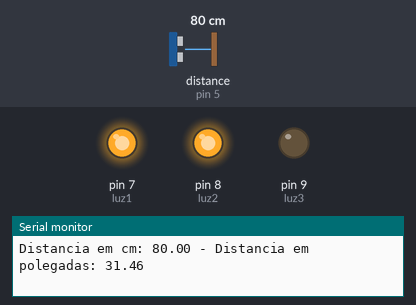
Recording of a sketch running on a simulated Arduino Uno, built with avr-gcc and run on an emulated ATmega328P. Shown: output pins drawn as LEDs (lit = HIGH), the last lines printed to the serial monitor. Inputs (shaded band) come from the test bench; at power-on: distance to the obstacle (sensor on pin 5) 80 cm. The echo pulse lasts 58.3 µs per cm.

Above: at 1.3 s.
1.4 s: distance to the obstacle (sensor on pin 5) set to 55 cm
2.9 s: distance to the obstacle (sensor on pin 5) set to 47 cm
At 3.6 s:
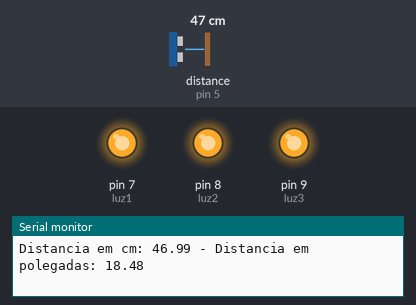
4.5 s: distance to the obstacle (sensor on pin 5) set to 120 cm
At 5.4 s:
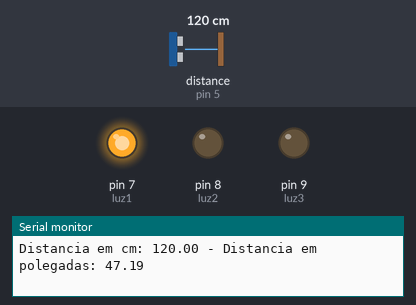
6.0 s: distance to the obstacle (sensor on pin 5) set to 102 cm
7.5 s: distance to the obstacle (sensor on pin 5) set to 96 cm
At 8.3 s:
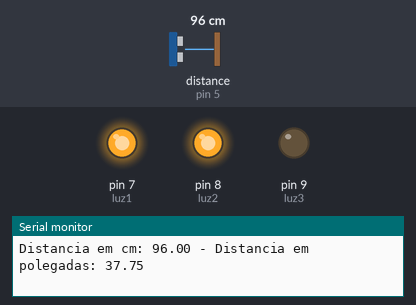
9.1 s: distance to the obstacle (sensor on pin 5) set to 2 cm
At 10.1 s:
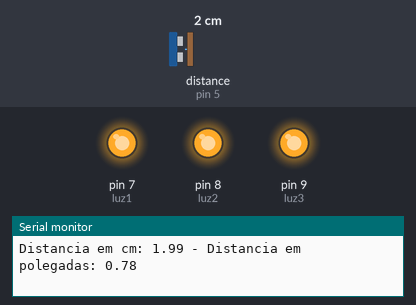
Timing chart, 0 to 11.6 s (numbered marks = the images above; inputs shaded):
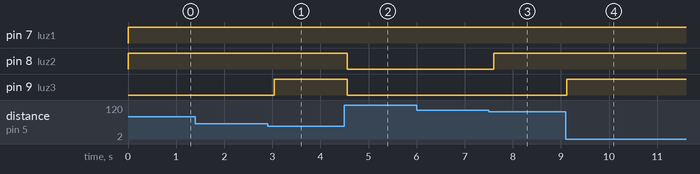

The sketch:

teste12_luzes_com_sonar.ino
```cpp
#include <Ultrasonic.h>
#include <SPI.h>

#define pino_trigger 4
#define pino_echo 5

Ultrasonic ultrasonic(pino_trigger, pino_echo);

int luz1 = 7;
int luz2 = 8;
int luz3 = 9;

void setup() {
  pinMode(luz1, OUTPUT);
  pinMode(luz2, OUTPUT);
  pinMode(luz3, OUTPUT);
  digitalWrite(luz1, LOW);
  digitalWrite(luz2, LOW);
  digitalWrite(luz3, LOW);
  Serial.begin(9600);

}

void loop() {
    float cmMsec, inMsec;
  long microsec = ultrasonic.timing();
  cmMsec = ultrasonic.convert(microsec, Ultrasonic::CM);
  inMsec = ultrasonic.convert(microsec, Ultrasonic::IN);
  //Exibe informacoes no serial monitor
  Serial.print("Distancia em cm: ");
  Serial.print(cmMsec);
  Serial.print(" - Distancia em polegadas: ");
  Serial.println(inMsec);
  if(cmMsec > 400){
    digitalWrite(luz1, LOW);
    digitalWrite(luz2, LOW);
    digitalWrite(luz3, LOW);
  }else if(cmMsec < 200 && cmMsec > 100){
    digitalWrite(luz1, HIGH);
    digitalWrite(luz2, LOW);
    digitalWrite(luz3, LOW);
  } else if(cmMsec < 100 && cmMsec > 50){
    digitalWrite(luz1, HIGH);
    digitalWrite(luz2, HIGH);
    digitalWrite(luz3, LOW);
  }else if(cmMsec < 50){
    digitalWrite(luz1, HIGH);
    digitalWrite(luz2, HIGH);
    digitalWrite(luz3, HIGH);
  }
  delay(500);

}
```

Measured:
- the behaviour switches between 50 and 49 cm on distance to the obstacle (sensor on pin 5) (found by bisection; images 0 and 1)
- the behaviour switches between 100 and 99 cm on distance to the obstacle (sensor on pin 5) (found by bisection; images 2 and 3)
- after the input at 2.9 s, pin 9 (luz3): LOW → HIGH after 0.14 s
- after the input at 4.5 s, pin 8 (luz2), pin 9 (luz3): HIGH → LOW after 0.06 s
- after the input at 7.5 s, pin 8 (luz2): LOW → HIGH after 0.11 s
- after the input at 9.1 s, pin 9 (luz3): LOW → HIGH at once
